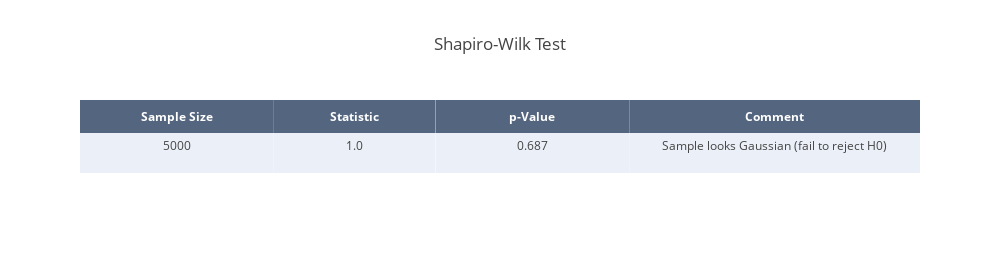

Notebook source saved alongside this figure:
### Markdown cell above
### Shapiro-Wilk Test

### Code cell
# Normality test
test = "Shapiro-Wilk Test"
stat, p = shapiro(samples_r_s)

# Round results
stat = round(stat, 3)
p = round(p, 3)

# Interpre results
alpha = 0.05
if p > alpha:
    msg = 'Sample looks Gaussian (fail to reject H0)'
else:
    msg = "Sample does not look Gaussian (reject H0)"

# Create table
result_mat = [len(samples_r_s), stat, p, msg]

trace = go.Table(
    header=dict(values=['<b>Sample Size</b>', '<b>Statistic</b>', '<b>p-Value</b>', '<b>Comment</b>'],
                line = dict(width=0),
                fill = dict(color='rgba(42,63,95,0.8)'),
                align = 'center',
                font = dict(
                    color = '#ffffff',
                    size = 12
                )),
    cells=dict(values=np.array(result_mat).T,
               line = dict(width=0),
               fill = dict(color=[['#EBF0F8', '#ffffff', '#EBF0F8', '#ffffff']]),
               align = 'center',
               height = 40),
    columnwidth=[0.3, 0.25, 0.3, 0.45])
       
data = [trace]

layout = dict(title=test, height=260, width=1000)

sw_table = dict(data=data, layout=layout)

# Plot table
py.offline.iplot(sw_table)

### Figure 1 — Plotly figure (JSON) as saved in the notebook; plotly's stock layout.template omitted (floating-point values rounded to 4 significant figures)
{"data": [{"cells": {"align": "center", "fill": {"color": [["#EBF0F8", "#ffffff", "#EBF0F8", "#ffffff"]]}, "height": 40, "line": {"width": 0}, "values": ["5000", "1.0", "0.687", "Sample looks Gaussian (fail to reject H0)"]}, "columnwidth": [0.3, 0.25, 0.3, 0.45], "header": {"align": "center", "fill": {"color": "rgba(42,63,95,0.8)"}, "font": {"color": "#ffffff", "size": 12}, "line": {"width": 0}, "values": ["<b>Sample Size</b>", "<b>Statistic</b>", "<b>p-Value</b>", "<b>Comment</b>"]}, "type": "table", "uid": "93fd753e-348a-43d2-8e1f-664e0c237646"}], "layout": {"height": 260, "title": {"text": "Shapiro-Wilk Test"}, "width": 1000}}
